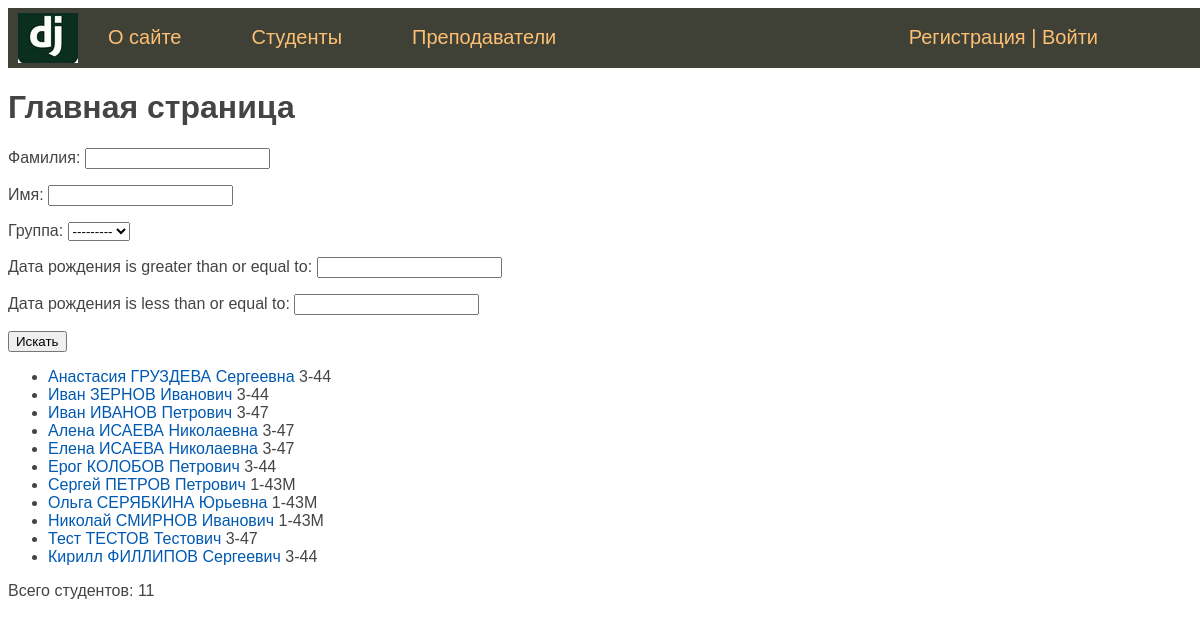
The page / on the database its author committed.
### students/models.py (models this page shows, shortened)
class Student(models.Model):
    first_name = models.CharField(verbose_name='Имя', max_length=50)
    last_name = models.CharField(verbose_name='Фамилия', max_length=50)
    middle_name = models.CharField(verbose_name='Отчество', max_length=50)
    email = models.EmailField(verbose_name='e-mail', blank=True)
    birth_date = models.DateField(verbose_name='Дата рождения', default=date(2000, 1, 1))
    created_at = models.DateTimeField(verbose_name='Дата создания', auto_now_add=True)
    updated_at = models.DateTimeField(verbose_name='Дата изменения', auto_now=True)
    is_study = models.BooleanField(verbose_name='Учится', default=True)
    photo = models.ImageField(verbose_name='Фото', upload_to="photos/%Y/%m/%d")
    group = models.ForeignKey('Group', on_delete=models.CASCADE, verbose_name='Группа', related_name='get_students')
    slug = models.SlugField(verbose_name='URL', max_length=255, unique=True, db_index=True)
    objects = models.Manager()
    def get_absolute_url(self):
        return reverse('student', kwargs={'stud_slug': self.slug})
    class Meta:
        verbose_name = 'Студент'
        verbose_name_plural = 'Студенты'
        ordering = ['last_name', 'first_name']

class Group(models.Model):
    name = models.CharField(verbose_name='Группа', max_length=5)
    course = models.CharField(verbose_name='Курс', max_length=2)
    enrollment_year = models.IntegerField(verbose_name='Год зачисления')
    objects = models.Manager()
    def __str__(self):
        return f'{self.course}-{self.name}'
    class Meta:
        verbose_name = 'Группа'
        verbose_name_plural = 'Группы'

### students/views.py (the view)
# urls.py: path('', StudentHome.as_view(), name='home'),
class StudentHome(DataMixin, ListView):
    model = Student
    template_name = 'students/index.html'
    context_object_name = 'students'
    paginate_by = 20
    def get_context_data(self, **kwargs):
        context = super().get_context_data(**kwargs)
        auth = self.request.user.is_authenticated
        queryset = self.get_queryset()
        st_filter = StudentFilter(self.request.GET, queryset)
        c_def = self.get_user_context(title='Главная страница', auth=auth, st_filter=st_filter)
        return {**context, **c_def}
    def get_queryset(self):
        queryset = super().get_queryset()
        st_filter = StudentFilter(self.request.GET, queryset)
        return st_filter.qs

### students/utils.py (called while the page is built)
    def get_user_context(self, **kwargs):
        context = kwargs
        context['menu'] = menu
        return context

### students/templates/students/index.html (shortened to what this page needs)
{% extends 'students/base.html' %}
{% block content %}
    <h1>{{ title }}</h1>
        <form method="get" action="{% url 'home' %}">
            {{ st_filter.form.as_p }}
            <button type="submit">Искать</button>
        </form>
        <ul>
        {% for st in students %}
            <li>
                <a href="{{ st.get_absolute_url }}">
                    {{st.first_name }}
                    {{ st.last_name | upper }}
                    {{ st.middle_name }}
                </a>
                {{ st.group.course }}-{{ st.group.name }}
            </li>
        {% endfor %}
        </ul>
        <p> Всего студентов: {{ students | length }}</p>
{% endblock %}

### students/static/students/css/styles.css (style rules this page uses)
body { font-family: 'Arial'; padding: 0; height: 100%; width: 100%; color: #444; }
a { color: #0059b2; text-decoration: none; }

### rows shown on the page
Student: first_name "Анастасия", last_name "ГРУЗДЕВА", middle_name "Сергеевна", group.course "3", group.name "44"
Student: first_name "Иван", last_name "ЗЕРНОВ", middle_name "Иванович", group.course "3", group.name "44"
Student: first_name "Иван", last_name "ИВАНОВ", middle_name "Петрович", group.course "3", group.name "47"
Student: first_name "Алена", last_name "ИСАЕВА", middle_name "Николаевна", group.course "3", group.name "47"
Student: first_name "Елена", last_name "ИСАЕВА", middle_name "Николаевна", group.course "3", group.name "47"
Student: first_name "Ерог", last_name "КОЛОБОВ", middle_name "Петрович", group.course "3", group.name "44"
Student: first_name "Сергей", last_name "ПЕТРОВ", middle_name "Петрович", group.course "1", group.name "43M"
Student: first_name "Ольга", last_name "СЕРЯБКИНА", middle_name "Юрьевна", group.course "1", group.name "43M"
Student: first_name "Николай", last_name "СМИРНОВ", middle_name "Иванович", group.course "1", group.name "43M"
Student: first_name "Тест", last_name "ТЕСТОВ", middle_name "Тестович", group.course "3", group.name "47"
Student: first_name "Кирилл", last_name "ФИЛЛИПОВ", middle_name "Сергеевич", group.course "3", group.name "44"

### other values the page prints
{{ m.title }} "О сайте" "Студенты" "Преподаватели"
{{ title }} "Главная страница"
{{ students | length }} "11"
